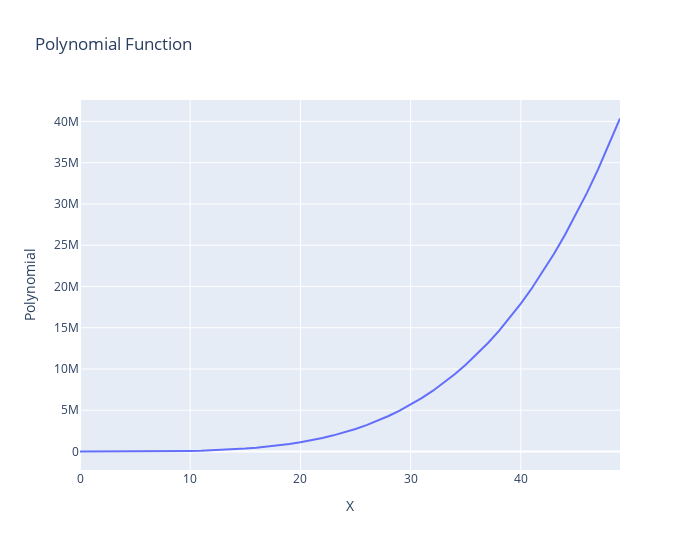

Notebook cell for this chart:
### Code cell
fig = px.line(df, x="X", y="Polynomial",width=700, height=550, title='Polynomial Function')
fig.show()

### Figure 1 — Plotly figure (JSON) as saved in the notebook; plotly's stock layout.template omitted (floating-point values rounded to 4 significant figures)
{"data": [{"hovertemplate": "X=%{x}<br>Polynomial=%{y}<extra></extra>", "legendgroup": "", "line": {"color": "#636efa", "dash": "solid"}, "mode": "lines", "name": "", "orientation": "v", "showlegend": false, "type": "scatter", "x": [0, 1, 2, 3, 4, 5, 6, 7, 8, 9, 10, 11, 12, 13, 14, 15, 16, 17, 18, 19, 20, 21, 22, 23, 24, 25, 26, 27, 28, 29, 30, 31, 32, 33, 34, 35, 36, 37, 38, 39, 40, 41, 42, 43, 44, 45, 46, 47, 48, 49], "xaxis": "x", "y": [0, 7, 112, 567, 1792, 4375, 9072, 16807, 28672, 45927, 70000, 102487, 145152, 199927, 268912, 354375, 458752, 584647, 734832, 912247, 1120000, 1361367, 1639792, 1958887, 2322432, 2734375, 3198832, 3720087, 4302592, 4950967, 5670000, 6464647, 7340032, 8301447, 9354352, 10504375, 11757312, 13119127, 14595952, 16194087, 17920000, 19780327, 21781872, 23931607, 26236672, 28704375, 31342192, 34157767, 37158912, 40353607], "yaxis": "y"}], "layout": {"height": 550, "legend": {"tracegroupgap": 0}, "title": {"text": "Polynomial Function"}, "width": 700, "xaxis": {"anchor": "y", "autorange": true, "domain": [0, 1], "range": [0, 49], "title": {"text": "X"}, "type": "linear"}, "yaxis": {"anchor": "x", "autorange": true, "domain": [0, 1], "range": [-2242000.0, 42600000.0], "title": {"text": "Polynomial"}, "type": "linear"}}}
